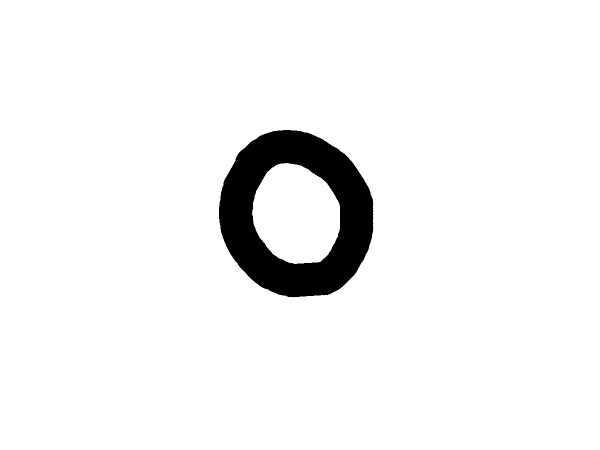
#> input picture dataset/chars/img001-024.png, 1200 x 900 px (shown at 1/2 size)
$ python -i novaIA.py   (imports and definitions only)   (older library calls are emulated)
#> lines starting #> are read from the running program, lines starting #| are printed output that depends on the picture; after the words box and inside, x2 and y2 are one past the last pixel; in counts of white or black regions, pixels touching at a corner belong together
import cv2
import numpy as np
import os
import pandas as pd
from sklearn.model_selection import train_test_split

import tensorflow as tf
from tensorflow.keras.layers import Input, Conv2D, MaxPooling2D, Flatten, Dense
from tensorflow.keras.models import Model
from tensorflow.keras.optimizers import Adam
from tensorflow.keras.preprocessing.image import ImageDataGenerator

PATH = os.getcwd()
DATASET_PATH = os.path.join(PATH, 'dataset')
MODEL_PATH = os.path.join(PATH, 'model')

DATASET_LABEL_CSV_FILENAME = 'chars_responses.csv'

# Criar o diretório para os modelos, se ele não existir
# [2 lines not run here, left out]

def load_image(image_path):
    # Carregar imagem em escala de cinza
    image = cv2.imread(image_path, cv2.IMREAD_GRAYSCALE)
    return image

def calculate_gradient_orientation(image):
    # Calcular gradientes usando o operador de Sobel
    grad_x = cv2.Sobel(image, cv2.CV_64F, 1, 0, ksize=5)
    grad_y = cv2.Sobel(image, cv2.CV_64F, 0, 1, ksize=5)

    # Calcular a orientação dos gradientes
    orientation = np.arctan2(grad_y, grad_x)
    avg_orientation = np.mean(orientation)

    return avg_orientation

def calculate_character_compactness(image):
    # Encontrar a caixa delimitadora do caractere
    _, thresh = cv2.threshold(image, 128, 255, cv2.THRESH_BINARY_INV)
    contours, _ = cv2.findContours(thresh, cv2.RETR_EXTERNAL, cv2.CHAIN_APPROX_SIMPLE)
    if contours:
        cnt = max(contours, key=cv2.contourArea)
        x, y, w, h = cv2.boundingRect(cnt)
        character_area = cv2.contourArea(cnt)
        bounding_box_area = w * h
        compactness = character_area / bounding_box_area
        return compactness
    else:
        return 0

def fuzzify_image(image):
    # Calcular a densidade de pixels pretos
    black_density = np.sum(image < 128) / image.size
    # Calcular a orientação média dos gradientes
    orientation = calculate_gradient_orientation(image)
    # Calcular a compactação do caractere
    compactness = calculate_character_compactness(image)

    # Fuzzificação das características
    fuzzy_black_density = "alta" if black_density > 0.5 else "baixa"
    fuzzy_orientation = "vertical" if abs(orientation) < np.pi / 4 else "horizontal"
    fuzzy_compactness = "compacto" if compactness > 0.5 else "não compacto"

    return {
        "black_density": fuzzy_black_density,
        "orientation": fuzzy_orientation,
        "compactness": fuzzy_compactness
    }

def encode_features(fuzzified_features):
  encoded_features = []
  for features in fuzzified_features:
      # Codificar cada característica fuzzy. Exemplo: 'alta' -> 1, 'baixa' -> 0
      encoded_feature = [
          1 if features["black_density"] == "alta" else 0,
          1 if features["orientation"] == "vertical" else 0,
          1 if features["compactness"] == "compacto" else 0
      ]
      encoded_features.append(encoded_feature)
  return np.array(encoded_features)

def readDataset():
  dict_img = {}

  df = pd.read_csv(os.path.join(DATASET_PATH, DATASET_LABEL_CSV_FILENAME))
#> (reads dataset/chars_responses.csv from the repository)
  all_links = df['image']
  all_labels = df['label']
  labels = all_labels.unique()

  for label in labels:
      dict_img[label] = []

  for i in range(len(all_links)):
      dict_img[all_labels[i]].append(all_links[i])
  return dict_img, all_labels.unique()

def process_images(dict_img):
  processed_data = []
  labels = []

  for label, image_paths in dict_img.items():
      for image_path in image_paths:
          full_path = os.path.join(DATASET_PATH, image_path)
          image = load_image(full_path)
          fuzzified_features = fuzzify_image(image)
          encoded_features = encode_features([fuzzified_features])[0]
          processed_data.append(encoded_features)
          labels.append(label)

  return np.array(processed_data), np.array(labels)

def build_cnn(input_shape, num_classes):
  model = tf.keras.Sequential([
      Conv2D(32, kernel_size=(3, 3), activation='relu', input_shape=input_shape),
      MaxPooling2D(pool_size=(2, 2)),
      Conv2D(64, (3, 3), activation='relu'),
      MaxPooling2D(pool_size=(2, 2)),
      Flatten(),
      Dense(128, activation='relu'),
      Dense(num_classes, activation='softmax')
  ])
  model.compile(optimizer='adam', loss='sparse_categorical_crossentropy', metrics=['accuracy'])
  return model

def preprocess_images(images, target_size=(28, 28)):
  processed_images = []
  for img in images:
      # Redimensionar a imagem
      img_resized = cv2.resize(img, target_size, interpolation=cv2.INTER_AREA)
      # Normalizar os valores dos pixels para o intervalo [0, 1]
      img_normalized = img_resized / 255.0
      # Adicionar uma dimensão de canal
      img_normalized = np.expand_dims(img_normalized, axis=-1)
      processed_images.append(img_normalized)
  return np.array(processed_images)

# [5 lines not run here, left out]
dict_img, label_classes = readDataset()
# [1 line not run here, left out]
# [1 line that did not run here, left out]

# [1 line not run here, left out]
# Aplicar pré-processamento a todas as imagens
# [1 line that did not run here, left out]

# [1 line not run here, left out]
# Convertendo rótulos em números
label_to_id = {label: idx for idx, label in enumerate(label_classes)}
# [1 line that did not run here, left out]

# [1 line not run here, left out]
# Dividindo os dados em conjuntos de treino e teste
# [1 line that did not run here, left out]

# [1 line not run here, left out]
# Criar a CNN
# [1 line that did not run here, left out]

# [1 line not run here, left out]
# [9 lines of commented-out code are left out]
# [8 lines that did not run here, left out]

# [13 lines not run here, left out]
# [1 line that did not run here, left out]
# [2 lines not run here, left out]

# Definir o caminho do arquivo onde o modelo será salvo
model_save_path = os.path.join(MODEL_PATH, "modelo.h5")

# Salvar o modelo
# [2 lines not run here, left out]

>>> import cv2
>>> picture = cv2.imread('dataset/chars/img001-024.png')
#> picture is the input picture: shape (900, 1200, 3); 95% white; 1 black region, box (x1, y1, x2, y2) and area: (438, 260, 747, 595) 53494
>>> result = fuzzify_image(picture)
#> in calculate_gradient_orientation, `grad_x = cv2.Sobel(image, cv2.CV_64F, 1, 0, ksize=5)`:
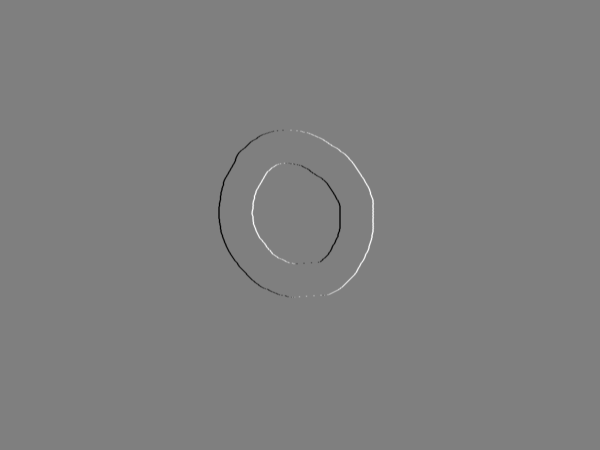
#> grad_x: shape (900, 1200, 3) float64 (shown at 1/2 size); min -12240, max 12240, mean 0; drawn with min black and max white
#> in calculate_gradient_orientation, `avg_orientation = np.mean(orientation)`: avg_orientation = 0.00146
#> in calculate_character_compactness, `_, thresh = cv2.threshold(image, 128, 255, cv2.THRESH_BINARY_INV)`:
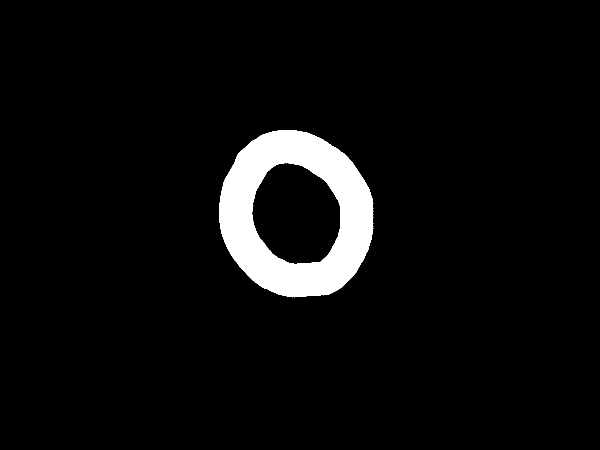
#> thresh: shape (900, 1200, 3) (shown at 1/2 size); 5% white; 1 white region, box (x1, y1, x2, y2) and area: (438, 260, 747, 595) 53494
#> (the run stopped early here; a loop or call above may not have finished)
